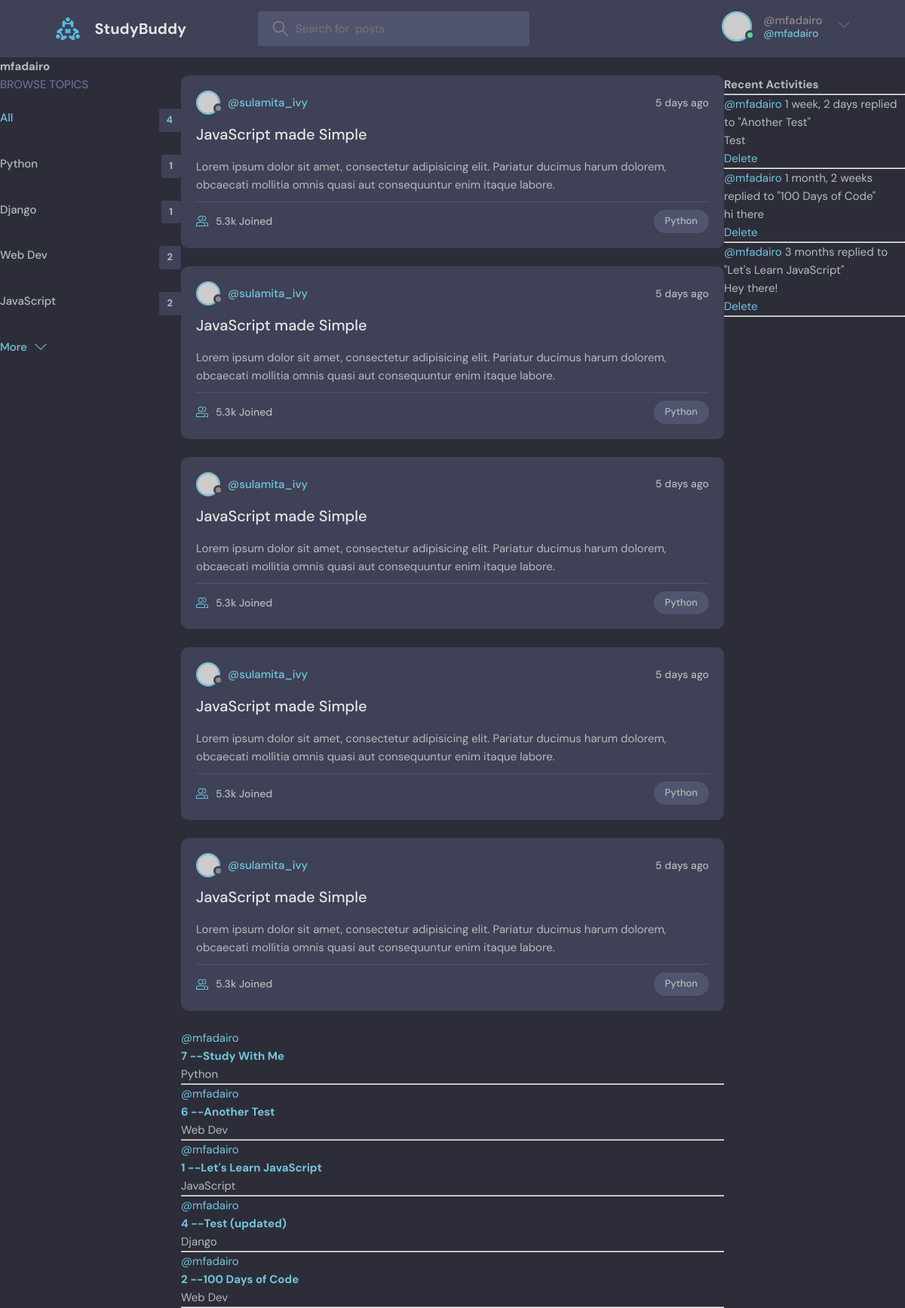
/profile/1/ (signed in), run on the app's committed database.
### base/models.py (models this page shows, shortened)
class Topic(models.Model):
    name = models.CharField(max_length=200)

class Room(models.Model):
    host = models.ForeignKey(User, on_delete=models.SET_NULL, null=True)
    topic = models.ForeignKey(Topic, on_delete=models.SET_NULL, null=True)
    name = models.CharField(max_length=200)
    description = models.TextField(null=True, blank=True)
    participants = models.ManyToManyField(User, related_name='participants', blank=True)
    update = models.DateTimeField(auto_now=True)
    created = models.DateTimeField(auto_now_add=True)
    class Meta:
       ordering = ["-update", "-created"]
    def __str__(self):
        return self.name

class Message(models.Model):
    user = models.ForeignKey(User, on_delete=models.CASCADE)
    room = models.ForeignKey(Room,on_delete=models.CASCADE)
    body = models.TextField()
    update = models.DateTimeField(auto_now=True)
    created = models.DateTimeField(auto_now_add=True)
    class Meta:
       ordering = ["-update", "-created"]
    def __str__(self):
        return self.body[0:50]

### base/views.py (the view)
# urls.py: path('profile/<str:pk>/', views.userProfile, name="user-profile"),
def userProfile(request, pk):
    user = User.objects.get(id=pk)
    room_messages = user.message_set.all()
    topics = Topic.objects.all()
    rooms = user.room_set.all()
    context = {'user': user, 'rooms': rooms,
                'room_messages': room_messages, 'topics': topics}
    return render(request, 'base/profile.html', context)

### base/templates/base/profile.html (shortened to what this page needs)
{% extends 'main.html' %}
{% block content %}
<h1>{{user.username}}</h1>
<div class="profile-container">
    <div>
        {% include 'base/topics_component.html' %}
    </div>
    <div>
        {% include 'base/feed_component.html' %}
    </div>
    <div>
        {% include 'base/activity_component.html' %}
    </div>
</div>
{% endblock content %}

### templates/navbar.html (shortened to what this page needs)
{% load static %}
<header class="header header--loggedIn">
    <div class="container">
      <a href="{% url 'home' %}" class="header__logo">
        <img src="{% static 'images/logo.svg' %}" />
        <h1>StudyBuddy</h1>
      </a>
      <form class="header__search" method="GET" action="{% url 'home' %}" >
        <label>
          <input name="q" placeholder="Search for  posts" />
        </label>
      </form>
      <nav class="header__menu">
        {% if request.user.is_authenticated %}
        <div class="header__user">
          <a href="profile.html">
            <div class="avatar avatar--medium active">
              <img src="https://randomuser.me/api/portraits/men/37.jpg" />
            </div>
            <p>@{{request.user.username}} <span>@{{request.user.username}}</span></p>
          </a>
          <button class="dropdown-button">
            <svg version="1.1" xmlns="http://www.w3.org/2000/svg" width="32" height="32" viewBox="0 0 32 32">
              <title>chevron-down</title>
              <path d="M16 21l-13-13h-3l16 16 16-16h-3l-13 13z"></path>
            </svg>
          </button>
        </div>
        {% else %}
        <a href="{% url 'login' %}">
          <img src="{% static 'images/avatar.svg' %}" />
          <p>Login</p>
        </a>
        {% endif %}
      </nav>
    </div>
  </header>

### base/templates/base/topics_component.html
<div class="topics">
    <div class="topics__header">
      <h2>Browse Topics</h2>
    </div>
    <ul class="topics__list">
      <li>
        <a href="{% url 'home' %}" class="active">All <span>{{topics.count}}</span></a>
      </li>
      {% for topic in topics %}
      <li>
        <a href="{% url 'home' %}?q={{topic.name}}">{{topic.name}} <span>{{topic.room_set.all.count}}</span></a>
      </li>
      {% endfor %}
    </ul>
    <a class="btn btn--link" href="topics.html">
      More
      <svg version="1.1" xmlns="http://www.w3.org/2000/svg" width="32" height="32" viewBox="0 0 32 32">
        <title>chevron-down</title>
        <path d="M16 21l-13-13h-3l16 16 16-16h-3l-13 13z"></path>
      </svg>
    </a>
  </div>

### base/templates/base/feed_component.html (shortened to what this page needs)
{% for room in rooms %}
<div class="roomListRoom">
    <div class="roomListRoom__header">
      <a href="profile.html" class="roomListRoom__author">
        <div class="avatar avatar--small">
          <img src="https://randomuser.me/api/portraits/women/11.jpg" />
        </div>
        <span>@sulamita_ivy</span>
      </a>
      <div class="roomListRoom__actions">
        <span>5 days ago</span>
      </div>
    </div>
    <div class="roomListRoom__content">
      <a href="room.html">JavaScript made Simple</a>
      <p>
        Lorem ipsum dolor sit amet, consectetur adipisicing elit. Pariatur ducimus harum dolorem, obcaecati
        mollitia omnis quasi aut consequuntur enim itaque labore.
      </p>
    </div>
    <div class="roomListRoom__meta">
      <a href="room.html" class="roomListRoom__joined">
        5.3k Joined
      </a>
      <p class="roomListRoom__topic">Python</p>
    </div>
  </div>
{% endfor %}
    {% for room in rooms %}
        <div>
            <a href="{% url 'user-profile' room.host.id %}">@{{room.host.username}}</a>
            <a><h5>{{room.id}} -- <a href="{% url 'room' room.id %}">{{room.name}}</a></h5>
            <small>{{room.topic.name}}</small>
            <hr>
        </div>
    {% endfor %}

### base/templates/base/activity_component.html
<h3>Recent Activities</h3>
<hr>
{% for message in room_messages %}
    <div>
        <small><a href="{% url 'user-profile' message.user.id %}">@{{message.user}}</a> {{message.created|timesince}}</small>
        <small>replied to "{{message.room}}"</small>
        <p>{{message}}</p>
        {% if request.user == message.user %}
        <a href="{% url 'delete-message' message.id%}">Delete</a>
        {% endif %}
        <hr>
    </div>
{% endfor %}

### base/templates/base/profile.html (style rules this page uses)
.profile-container { display: grid; grid-template-columns: 1fr 3fr 1fr; }

### data on the page
Topic: name "Python", room_set.all.count "1"
Topic: name "Django", room_set.all.count "1"
Topic: name "Web Dev", room_set.all.count "2"
Topic: name "JavaScript", room_set.all.count "2"
Room: host.username "mfadairo", id "7", name "Study With Me", topic.name "Python"
Room: host.username "mfadairo", id "6", name "Another Test", topic.name "Web Dev"
Room: host.username "mfadairo", id "1", name "Let's Learn JavaScript", topic.name "JavaScript"
Room: host.username "mfadairo", id "4", name "Test (updated)", topic.name "Django"
Room: host.username "mfadairo", id "2", name "100 Days of Code", topic.name "Web Dev"
Message: user "mfadairo", created "1 week, 2 days", room "Another Test", body "Test", shows "Delete"
Message: user "mfadairo", created "1 month, 2 weeks", room "100 Days of Code", body "hi there", shows "Delete"
Message: user "mfadairo", created "3 months", room "Let's Learn JavaScript", body "Hey there!", shows "Delete"

### other printed values
{{ request.user.username }} "mfadairo"
{{ user.username }} "mfadairo"
{{ topics.count }} "4"
